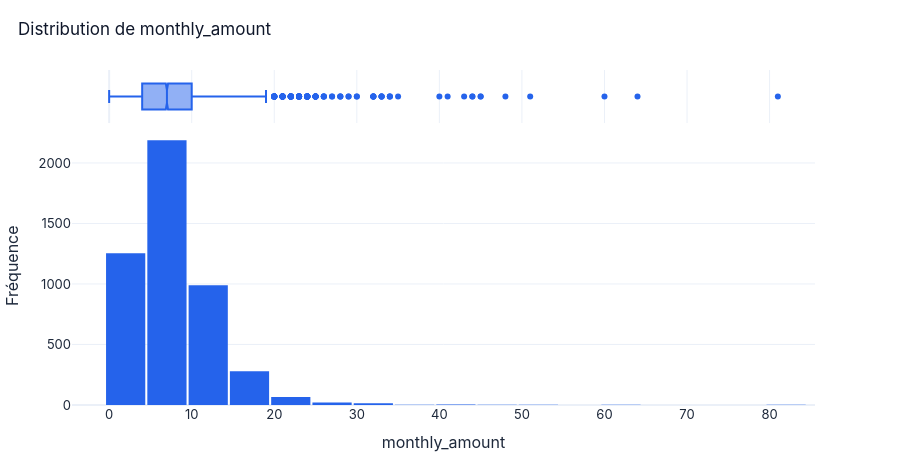

Notebook cell for this chart:
### Markdown cell above
### 3. Distributions générales
#### 3a. Variables numériques

### Code cell
for col in NUM_COLS:
    viz.plot_numeric_distribution(df, col).show()

print(df[NUM_COLS].describe().round(2))

### Figure 1 — Plotly figure (JSON) as saved in the notebook; plotly's stock layout.template omitted (floating-point values rounded to 4 significant figures; data arrays with more than 128 entries replaced by an {"elided": "..."} marker saying what was removed)
{"data": [{"bingroup": "x", "hovertemplate": "monthly_amount=%{x}<br>count=%{y}<extra></extra>", "legendgroup": "", "marker": {"color": "#2563EB", "pattern": {"shape": ""}}, "name": "", "nbinsx": 40, "orientation": "v", "showlegend": false, "type": "histogram", "x": {"elided": "4994 float values"}, "xaxis": "x", "yaxis": "y"}, {"hovertemplate": "monthly_amount=%{x}<extra></extra>", "legendgroup": "", "marker": {"color": "#2563EB"}, "name": "", "notched": true, "showlegend": false, "type": "box", "x": {"elided": "4994 float values"}, "xaxis": "x2", "yaxis": "y2"}], "layout": {"bargap": 0.05, "barmode": "relative", "coloraxis": {"showscale": false}, "font": {"color": "#1E293B", "family": "Inter, Segoe UI, Helvetica, Arial, sans-serif", "size": 13}, "height": 460, "legend": {"tracegroupgap": 0}, "margin": {"b": 55, "l": 70, "r": 85, "t": 70}, "paper_bgcolor": "white", "plot_bgcolor": "white", "title": {"font": {"color": "#0F172A", "size": 17}, "text": "Distribution de monthly_amount", "x": 0.02, "xanchor": "left"}, "xaxis": {"anchor": "y", "domain": [0, 1], "title": {"text": "monthly_amount"}}, "xaxis2": {"anchor": "y2", "domain": [0, 1], "matches": "x", "showgrid": true, "showticklabels": false}, "yaxis": {"anchor": "x", "domain": [0, 0.8316], "title": {"text": "Fréquence"}}, "yaxis2": {"anchor": "x2", "domain": [0.8416, 1], "matches": "y2", "showgrid": false, "showline": false, "showticklabels": false, "ticks": ""}}}
